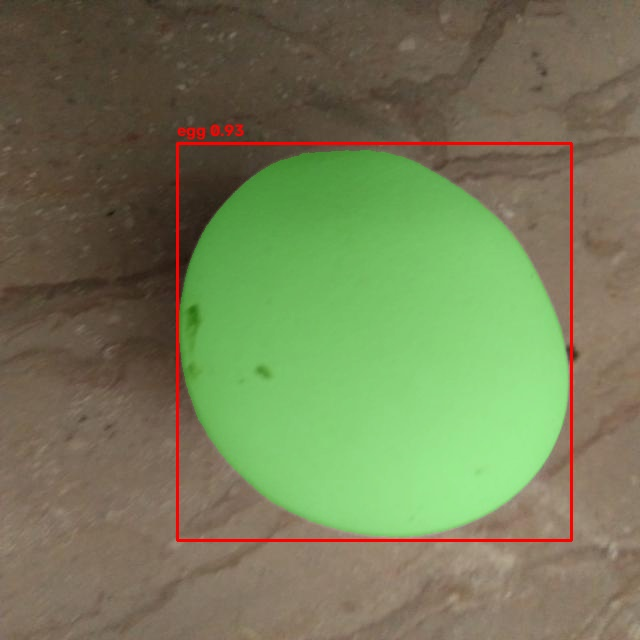
#> input picture TASK 1/visualizations/not_damaged_100_jpg.rf.5d780a6024004fa2f68741fa56ddf4c9.jpg, 640 x 640 px
$ python -i 22_task2_baseline.py   (imports and definitions only)
#> lines starting #> are read from the running program, lines starting #| are printed output that depends on the picture; after the words box and inside, x2 and y2 are one past the last pixel; in counts of white or black regions, pixels touching at a corner belong together
#> further down, picture is the input picture: shape (640, 640, 3); mean B, G, R 86.1, 123.8, 115.9
import os
"""
TASK 2 - EXPERIMENT 1
Classical Image Processing Baseline

Method:
    HSV/LAB brightness + saturation threshold
    -> morphology
    -> connected components
    -> candidate filtering

IMPORTANT:
    Task 1 masks are used ONLY for evaluation.
    They are NOT used as input to the segmentation algorithm.
"""

from pathlib import Path
import csv

import cv2
import numpy as np
import pandas as pd


# ============================================================
# CONFIGURATION
# ============================================================

PROJECT_ROOT = Path(
    Path(os.environ.get("PROJECT_ROOT", Path(__file__).resolve().parent.parent.parent))
)

DATASET_ROOT = Path(
    Path(os.environ.get("DATASET_ROOT", Path(__file__).resolve().parent.parent.parent / "data" / "egg.v1i.folder"))
)

# Leakage-aware split
SPLIT_FILE = (
    PROJECT_ROOT
    / "dataset_report"
    / "final_split_assignments.csv"
)

# Frozen Task 1 masks
TASK1_MASK_DIR = (
    PROJECT_ROOT
    / "task1_gdino_sam"
    / "masks"
)

# Outputs for this experiment
OUTPUT_ROOT = (
    PROJECT_ROOT
    / "task2_experiment_01"
)

VIS_DIR = (
    OUTPUT_ROOT
    / "visualizations"
)

MASK_DIR = (
    OUTPUT_ROOT
    / "masks"
)

REPORT_DIR = (
    OUTPUT_ROOT
    / "reports"
)

# [14 lines not run here, left out]


# ============================================================
# PARAMETERS
# ============================================================

# Relative brightness threshold.
# Pixel must be brighter than this percentile.
BRIGHT_PERCENTILE = 65

# Saturation threshold.
MAX_SATURATION = 100

# Minimum component size.
MIN_AREA = 500

# Morphology
MORPH_KERNEL_SIZE = 7

# Maximum number of candidate components to retain.
MAX_COMPONENTS = 6


# ============================================================
# FIND DEVELOPMENT IMAGES
# ============================================================

# [147 lines left out: function get_development_images, not called in this run]


# ============================================================
# TASK 2 SEGMENTATION
# ============================================================

def segment_egg(image):

    """
    Classical segmentation.

    No neural model.
    No Task 1 mask.
    """

    # --------------------------------------------------------
    # Convert to different color spaces
    # --------------------------------------------------------

    hsv = cv2.cvtColor(
        image,
        cv2.COLOR_BGR2HSV
    )
#> hsv: shape (640, 640, 3); mean H, S, V 27.1, 91.2, 137.3

    lab = cv2.cvtColor(
        image,
        cv2.COLOR_BGR2LAB
    )
#> lab: shape (640, 640, 3); mean of channels 0, 1, 2 128.9, 119.7, 148

    saturation = hsv[:, :, 1]
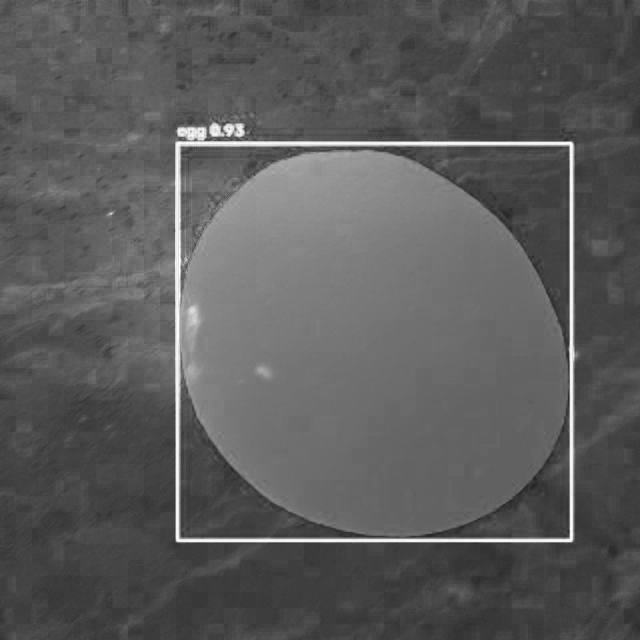
#> saturation: shape (640, 640); min 35, max 255, mean 91.2

    value = hsv[:, :, 2]
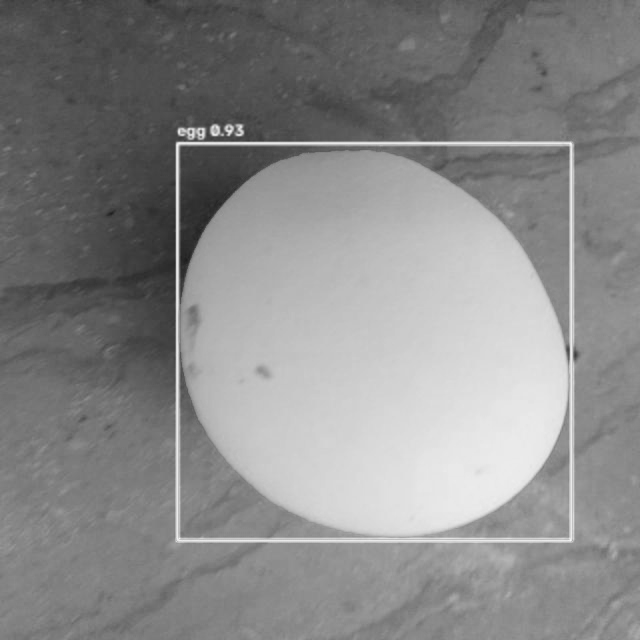
#> value: shape (640, 640); min 28, max 246, mean 137.3

    lightness = lab[:, :, 0]
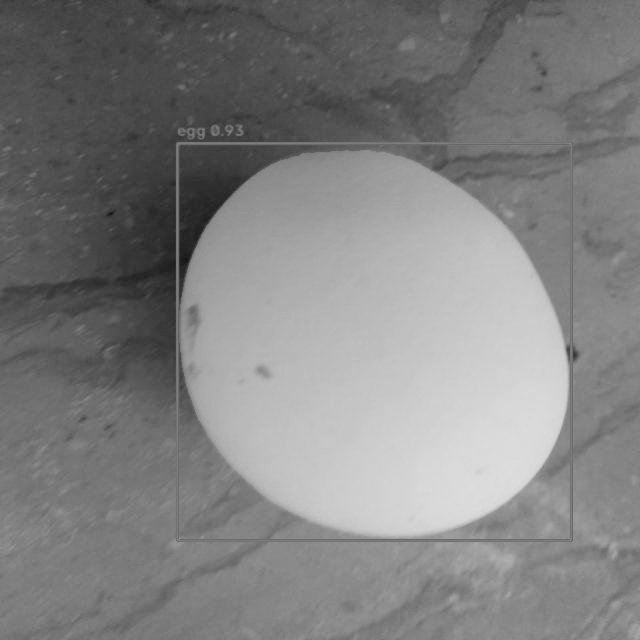
#> lightness: shape (640, 640); min 16, max 221, mean 128.9

    # --------------------------------------------------------
    # Adaptive brightness threshold
    # --------------------------------------------------------

    brightness_threshold = np.percentile(
        lightness,
        BRIGHT_PERCENTILE
    )
#> brightness_threshold = 138

    bright_mask = (
        lightness >= brightness_threshold
    )
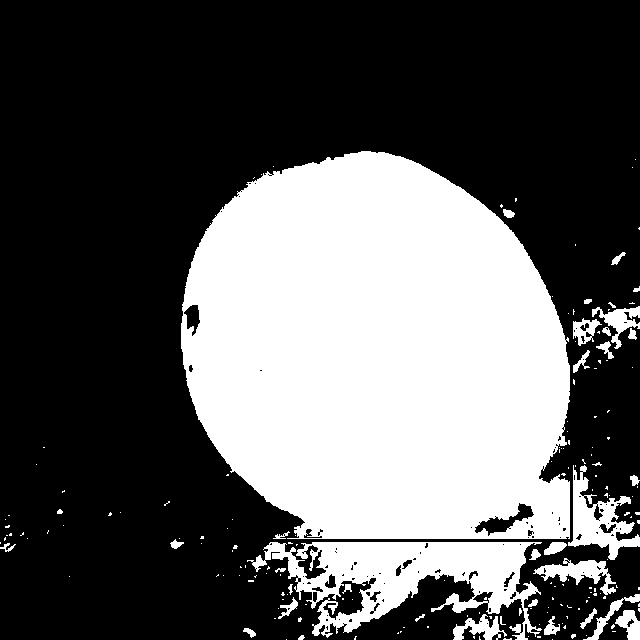
#> bright_mask: shape (640, 640) bool; 35.2% white; 184 white regions (148 under 20 px), largest, box (x1, y1, x2, y2) and area: (181, 151, 570, 539) 121848, (247, 542, 542, 640) 13308, (568, 465, 640, 560) 2663

    # --------------------------------------------------------
    # Low saturation
    # --------------------------------------------------------

    low_saturation = (
        saturation <= MAX_SATURATION
    )
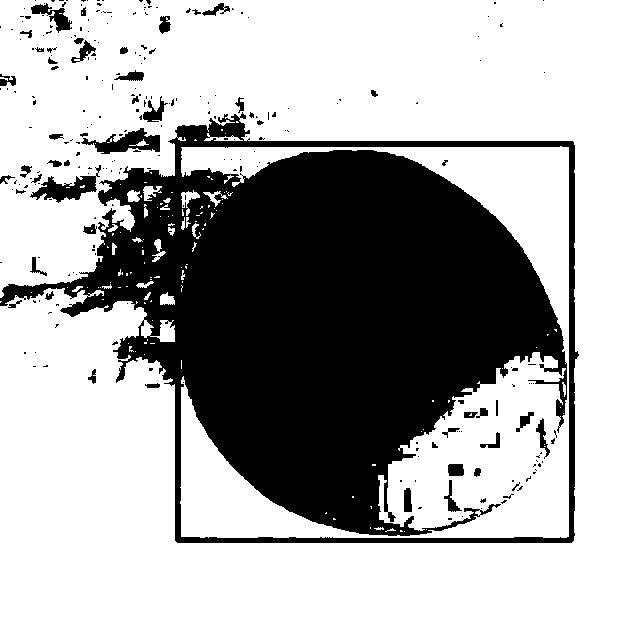
#> low_saturation: shape (640, 640) bool; 68.2% white; 260 black regions (209 under 20 px), largest, box (x1, y1, x2, y2) and area: (0, 112, 579, 543) 123345, (30, 165, 101, 203) 972, (81, 128, 160, 154) 963

    # --------------------------------------------------------
    # Combine cues
    # --------------------------------------------------------

    mask = (
        bright_mask
        &
        low_saturation
    )
#> mask: shape (640, 640) bool; 11% white; 215 white regions (176 under 20 px), largest, box (x1, y1, x2, y2) and area: (264, 196, 569, 538) 22971, (247, 543, 542, 640) 13062, (568, 465, 640, 560) 2551

    mask = (
        mask.astype(np.uint8)
        * 255
    )

    # --------------------------------------------------------
    # Morphological cleanup
    # --------------------------------------------------------

    kernel = cv2.getStructuringElement(
        cv2.MORPH_ELLIPSE,
        (
            MORPH_KERNEL_SIZE,
            MORPH_KERNEL_SIZE,
        )
    )

    mask = cv2.morphologyEx(
        mask,
        cv2.MORPH_OPEN,
        kernel
    )
#> mask: shape (640, 640); 8.9% white; 41 white regions, largest, box (x1, y1, x2, y2) and area: (387, 352, 569, 538) 18953, (297, 543, 527, 633) 9859, (572, 496, 640, 560) 1688

    mask = cv2.morphologyEx(
        mask,
        cv2.MORPH_CLOSE,
        kernel
    )
#> mask: shape (640, 640); 9.6% white; 23 white regions (1 under 20 px), largest, box (x1, y1, x2, y2) and area: (268, 352, 640, 633) 35691, (536, 560, 606, 582) 861, (605, 306, 640, 333) 554

    # --------------------------------------------------------
    # Connected components
    # --------------------------------------------------------

    num_labels, labels, stats, centroids = (
        cv2.connectedComponentsWithStats(
            mask,
            connectivity=8
        )
    )
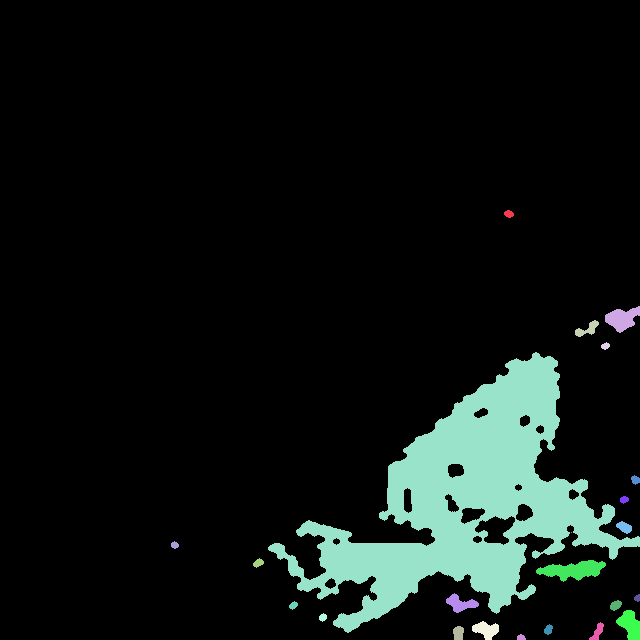
#> labels: shape (640, 640) int32; 24 distinct labels, from 0 to 23; one colour per label, 0 black
#> num_labels = 24; stats = 24 rows, first 6: [0, 0, 640, 640, 370166], [504, 210, 10, 8, 58], [605, 306, 35, 27, 554], [575, 320, 24, 17, 179], [601, 342, 9, 8, 48], [268, 352, 372, 281, 35691]; centroids = 24 rows, first 8: [302.9, 299.8], [508.5, 213.5], [621.8, 318.3], [587.1, 328.9], [605, 345.6], [466.7, 501.2], [635, 479.5], [623.8, 499.2]

    components = []

    for label in range(
        1,
        num_labels
    ):

        area = stats[
            label,
            cv2.CC_STAT_AREA
        ]

        if area < MIN_AREA:
            continue

        x = stats[
            label,
            cv2.CC_STAT_LEFT
        ]

        y = stats[
            label,
            cv2.CC_STAT_TOP
        ]

        w = stats[
            label,
            cv2.CC_STAT_WIDTH
        ]

        h = stats[
            label,
            cv2.CC_STAT_HEIGHT
        ]

        components.append(
            {
                "label": label,
                "area": area,
                "x": x,
                "y": y,
                "w": w,
                "h": h,
            }
        )
#> this loop made 23 passes
#> area on passes 1, 3, 4, 6, 7, 8, 10, 11, 13, 14, 15, 16: 58, 179, 48, 62, 51, 130, 45, 67, 323, 36, 51, 90
#> (area, x, y, w, h) on passes 2, 5, 12: (554, 605, 306, 35, 27), (35691, 268, 352, 372, 281), (861, 536, 560, 70, 22)
#> after the loop, components = 3 items

    # --------------------------------------------------------
    # Sort largest components first
    # --------------------------------------------------------

    components.sort(
        key=lambda x: x["area"],
        reverse=True
    )

    components = components[
        :MAX_COMPONENTS
    ]

    # --------------------------------------------------------
    # Reconstruct final mask
    # --------------------------------------------------------

    final_mask = np.zeros_like(
        mask
    )

    for component in components:

        label = component["label"]

        final_mask[
            labels == label
        ] = 255
#> this loop made 3 passes
#> label on passes 1 to 3: 5, 12, 2
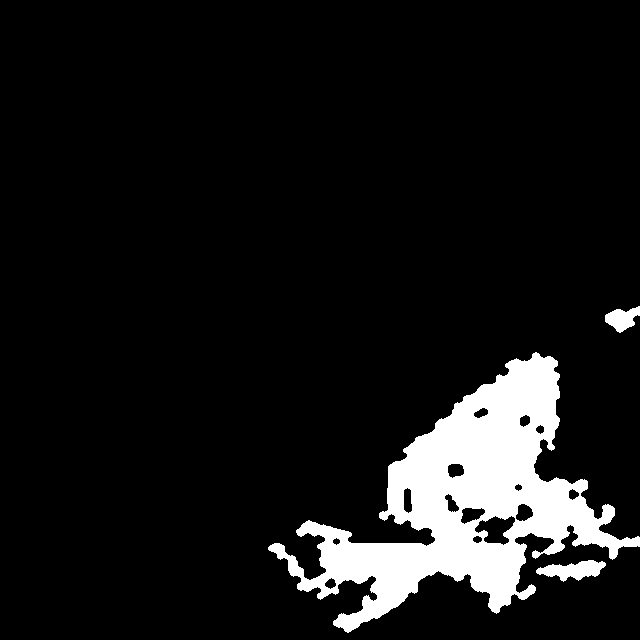
#> final_mask: shape (640, 640); 9.1% white; 3 white regions, box (x1, y1, x2, y2) and area: (268, 352, 640, 633) 35691, (536, 560, 606, 582) 861, (605, 306, 640, 333) 554

    return final_mask, components


# ============================================================
# LOAD TASK 1 UNION MASK
# ============================================================

# [432 lines left out: functions load_task1_union_mask, calculate_metrics, save_visualization, main, not called in this run]


# [2 lines not run here, left out]

>>> import cv2
>>> picture = cv2.imread('../../TASK 1/visualizations/not_damaged_100_jpg.rf.5d780a6024004fa2f68741fa56ddf4c9.jpg')
>>> result = segment_egg(picture)
